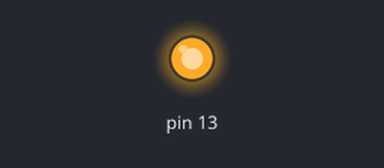
A sketch run on a simulated Arduino Uno, built with avr-gcc and run on an emulated ATmega328P. On the bench: output pins drawn as LEDs (lit = HIGH).

Above: at 0.1 s.
At 0.6 s:
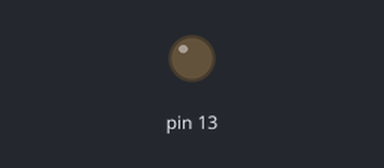
Timing chart, 0 to 2.1 s (numbered marks = the images above):
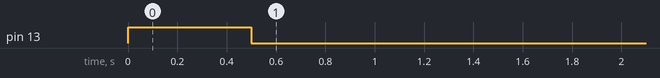

Measured:
- by itself, pin 13: LOW → HIGH at 0.00 s, → LOW 0.50 s later

The sketch:

222-blink-a-stati.ino
```cpp
/*
  blink a stati
*/

int stato = 0;

void setup() {
  pinMode(13, OUTPUT);
}

void loop() {
  switch(stato) {
    case 0:
      on();
      break;
    case 1:
      pausa1();
      break;
    case 2:
      off();
      break;
    case 3:
      off();
      break;
  }
}

void on() {
  digitalWrite(13, HIGH);
  stato = 1;
}

void pausa1() {
  delay(500);
  stato = 2;
}

void off() {
  digitalWrite(13, LOW);
  stato = 3;
}

void pausa2() {
  delay(500);
  stato = 0;
}
```
